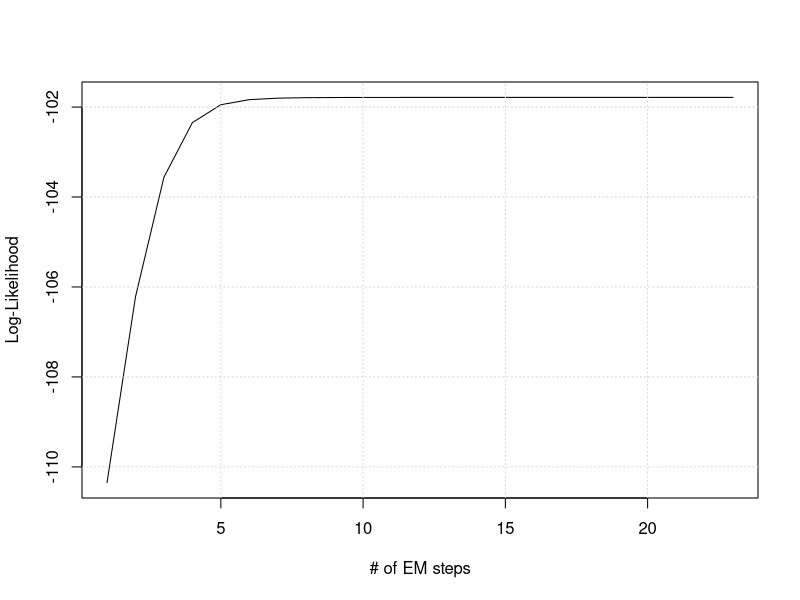
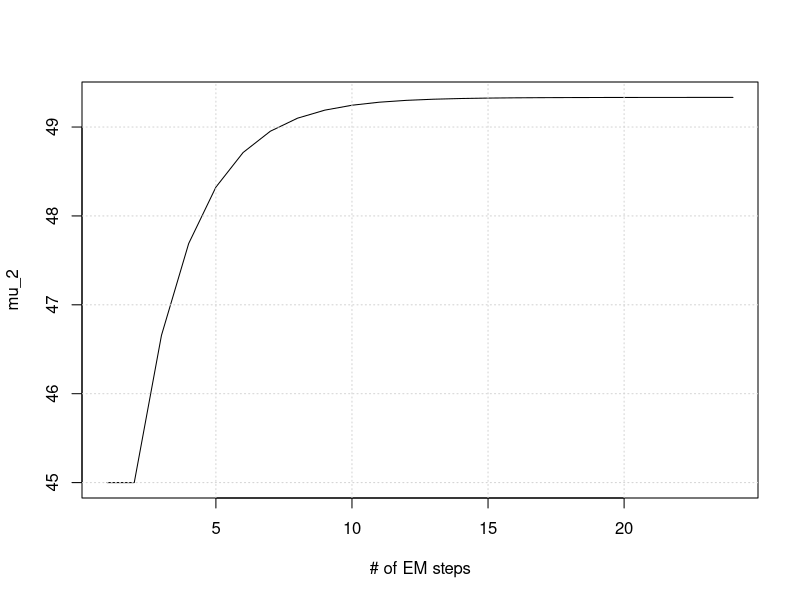
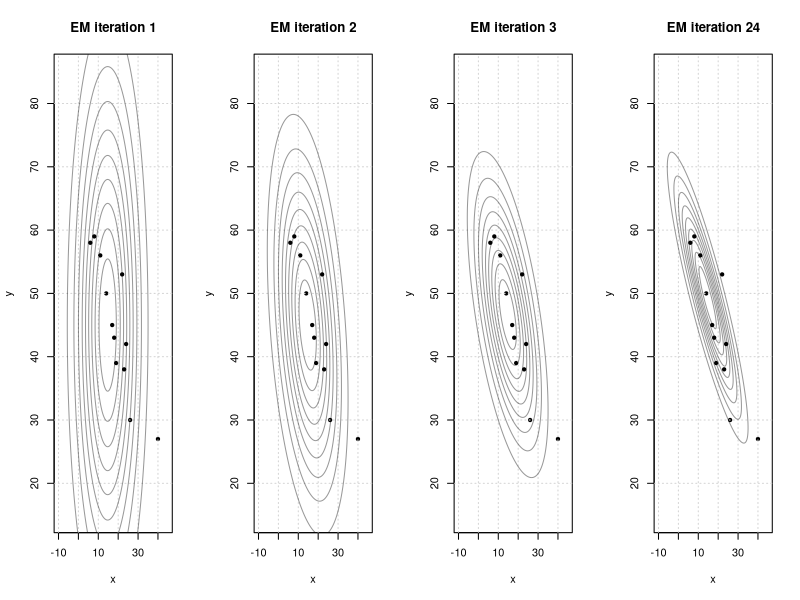

Recreate these plots in R, in order. (Note: this script raises an error after producing the figures.)
#library(VIM)
#data(sleep, package = "VIM")
#data(tao, package = "VIM")
#data(chorizonDL, package = "VIM")
#data(testdata, package = "VIM")

library(mixtools)

####################
### EM Algorithm ###
####################

initialize <- function(data) {
  x <- data[,1]
  y <- na.omit(data[,2])
  n <- length(x)
  
  # Initalize
  mu <- c(mean(x), mean(y))
  #cov <- matrix(c(var(x), 0, 0, var(y)), nrow = 2, ncol = 2) # Unbiased
  s_xx <- (1/n)*(sum(x^2) - sum(x)^2/n)
  s_yy <- (1/n)*(sum(y^2) - sum(y)^2/n)
  cov <- matrix(c(s_xx, 0, 0, s_yy), nrow = 2, ncol = 2)
  
  return(list(mu = mu, cov = cov))
}

emstep <- function(data, indicator, params) {
  mu <- params$mu
  cov <- params$cov
  x <- data[,1]
  y <- data[,2]
  n <- length(x)
  
  ## E step, update data
  
  # Regression estimation
  beta_1 <- cov[1,2]/cov[1,1]
  beta_0 <- mu[2] - beta_1*mu[1]
  sig_y_x <- cov[2,2] - beta_1^2*cov[1,1]
  
  # Imputation
  y[indicator] <- beta_0 + beta_1*x[indicator]
  
  # Estimate sufficient statistics
  sum_y <- sum(y)
  sum_xy <- sum(x*y)
  sum_yy <- sum(c(y[indicator]^2 + sig_y_x, y[!indicator]^2))
  
  ## M step, update parameters
  
  mu[2] <- mean(y)
  #cov[1,2] <- cov[2,1] <-  (1/(n-1))*(sum_xy - (sum_y*sum(x))/n) # Unbiased
  #cov[2,2] <- (1/(n-1))*(sum_yy - sum_y^2/n) # Unbiased
  
  cov[1,2] <- cov[2,1] <-  (1/n)*(sum_xy - (sum_y*sum(x))/n)
  cov[2,2] <- (1/n)*(sum_yy - sum_y^2/n)
  
  # Return data and params
  return(params = list(mu = mu, cov = cov))
}

objective <- function(data, indicator, params) {
  # Calculate 2D log likelihood where x and y is observed
  const <- -log(2*pi)
  det <- -(1/2)*log(det(params$cov))
  maha <- -(1/2)*mahalanobis(data[!indicator,], params$mu, params$cov)
  log1 <- sum(const + det + maha)

  # Calculate 1D log likelihood where just x is observed
  const <- -(1/2)*log(2*pi)
  det <- -(1/2)*log(params$cov[1,1])
  maha <- -(1/2)*(data[indicator,][,1]-params$mu[1])^2/params$cov[1,1]
  log2 <- sum(const + det + maha)

  return(log1+log2)
}

em_algorithm <- function(data, tolerance) {
  
  params <- initialize(data)
  indicator <- is.na(y)
  vecLoglike <- NULL
  vecParams <- list(params)
  
  repeat {
    # EM step
    params <- emstep(data, indicator, params)
    vecParams <- append(vecParams, list(params))
    
    # Calculate objective (likelihood)
    vecLoglike <- append(vecLoglike, objective(data, indicator, params))
    
    # Check if convergence criterion is hit
    last <- length(vecLoglike)
    if(last >= 2 && abs(vecLoglike[last] - vecLoglike[last-1]) < tolerance) {
      break
    }
  }
  
  return(list(loglike = vecLoglike, params = vecParams))
}

# Data

# Enders example
#x <- c(78,84,84,85,87,91,92,94,94,96,99,105,105,106,108,112,113,115,118,134)
#y <- c(NA,NA,NA,NA,NA,NA,NA,NA,NA,NA,7,10,11,15,10,10,12,14,16,12)

# Paper example 3
x <- c(8,6,11,22,14,17,18,24,19,23,26,40,4,4,5,6,8,10)
y <- c(59,58,56,53,50,45,43,42,39,38,30,27,NA,NA,NA,NA,NA,NA)

data <- matrix(c(x,y), ncol = 2)

# Run algorithm
result <- em_algorithm(data, tolerance = 10^-8)

# Plot convergence of log likelihood
plot(result$loglike, type = "l", xlab = "# of EM steps", ylab = "Log-Likelihood")
grid()

# Plot behavior of mu2
mu2 <- sapply(result$params, function(param){param$mu[2]})
plot(mu2, type = "l", xlab = "# of EM steps", ylab = "mu_2")
grid()

# contour plot
par(mfrow=c(1,4))
for(i in c(1,2,3,length(result$params))) {
  plot(data, pch = 20, xlim = c(-10,45), ylim = c(15,85),
       xlab = "x", ylab = "y", main = paste("EM iteration", i))
  grid()
  for(j in 1:9) ellipse(mu=result$params[[i]]$mu, sigma=result$params[[i]]$cov,
                        alpha = (j*0.1), npoints = 250, col=rgb(0,0,0,alpha=0.4))
}
par(mfrow=c(1,1))

#####################
### SEM Algorithm ###
#####################

calculateRatio <- function(data, params, i, j, tolerance) {
  indicator <- is.na(data[,2])
  vecR <- NULL
  
  # Get last parameter element (MLE)
  mle <- unlist(tail(params, 1)[[1]])
  
  t <- 1
  repeat {
    # Get current state of theta from em computation
    theta_t <- unlist(params[[t]])
    
    # Define theta_i as the final mle and replace i-th value with current state
    theta_t_i <- mle
    theta_t_i[[i]] <- theta_t[[i]]
    
    # Do EM step using theta_i, first convet parameters in list and then do step
    names(theta_t_i) <- NULL
    paramList <- list(mu = theta_t_i[1:2], cov = matrix(theta_t_i[3:6], nrow = 2, ncol = 2))
    theta_t_1_i <- unlist(emstep(data, indicator, paramList))
    
    # Calculate ratio
    #print(paste(theta_t_1_i[[j]],mle[[j]],theta_t[[i]],mle[[i]]))
    vecR <- append(vecR, (theta_t_1_i[[j]] - mle[[j]])/(theta_t[[i]] - mle[[i]]))
    
    # Check if convergence criterion is hit
    last <- length(vecR)
    if(last > 2 && abs(vecR[last] - vecR[last-1]) < tolerance) {
      break
    }
    t <- t+1
    if(t > length(result$params)) {
      break
    }
  }
  
  # Just return last rate
  return(vecR[length(vecR)])
}

calculateDM <- function(data, params, estimates, tolerance) {
  # Number of parameters to calculate variance for
  d <- length(estimates)
  
  # Define empty DM matrix
  DM <- matrix(nrow = d, ncol = d)
  
  # Calculate any r_ij and store in DM
  for(i in 1:d) {
    for(j in 1:d) {
      print(paste(i,j))
      DM[i,j] <- calculateRatio(data, params, estimates[i], estimates[j], tolerance)
    }
  }
  
  # Return whole DM
  return(DM)
}

sem_algorithm <- function(data, params, estimates, tolerance) {
  # Get DM matrix
  DM <- calculateDM(data, params, estimates, tolerance)
  
  # Calculate I_oc
  # ...
}

# 1: mu1, 2: mu2, 3: s_xx, 4/5: s_xy, 6: s_yy
DM <- calculateDM(data, params_trans, c(2,6), 10^-4)
#r_mu2 <- sem_algorithm(data, result$params, c(2,4,6), 10^-4)
